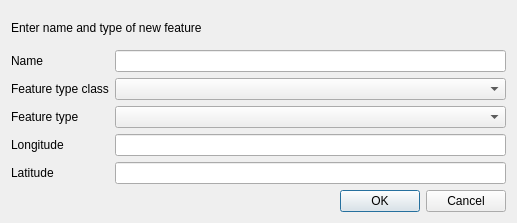
<?xml version="1.0" encoding="UTF-8"?>
<ui version="4.0">
 <class>NewFeatureDialog</class>
 <widget class="QDialog" name="NewFeatureDialog">
  <property name="windowModality">
   <enum>Qt::ApplicationModal</enum>
  </property>
  <property name="geometry">
   <rect>
    <x>0</x>
    <y>0</y>
    <width>517</width>
    <height>223</height>
   </rect>
  </property>
  <property name="windowTitle">
   <string>Create new feature</string>
  </property>
  <property name="modal">
   <bool>true</bool>
  </property>
  <layout class="QVBoxLayout" name="verticalLayout">
   <item>
    <widget class="QLabel" name="action_label">
     <property name="text">
      <string>Enter name and type of new feature</string>
     </property>
    </widget>
   </item>
   <item>
    <layout class="QFormLayout" name="formLayout">
     <property name="labelAlignment">
      <set>Qt::AlignLeading|Qt::AlignLeft|Qt::AlignTop</set>
     </property>
     <property name="formAlignment">
      <set>Qt::AlignLeading|Qt::AlignLeft|Qt::AlignVCenter</set>
     </property>
     <item row="0" column="0">
      <widget class="QLabel" name="nameLabel">
       <property name="text">
        <string>Name</string>
       </property>
      </widget>
     </item>
     <item row="2" column="0">
      <widget class="QLabel" name="lblFeatType">
       <property name="text">
        <string>Feature type</string>
       </property>
      </widget>
     </item>
     <item row="0" column="1">
      <widget class="QLineEdit" name="uFeatName"/>
     </item>
     <item row="2" column="1">
      <widget class="QComboBox" name="uFeatType"/>
     </item>
     <item row="1" column="0">
      <widget class="QLabel" name="label">
       <property name="text">
        <string>Feature type class</string>
       </property>
      </widget>
     </item>
     <item row="1" column="1">
      <widget class="QComboBox" name="uFeatTypeClass"/>
     </item>
     <item row="3" column="1">
      <widget class="QLineEdit" name="uLongitude"/>
     </item>
     <item row="3" column="0">
      <widget class="QLabel" name="label_2">
       <property name="text">
        <string>Longitude</string>
       </property>
      </widget>
     </item>
     <item row="4" column="0">
      <widget class="QLabel" name="label_3">
       <property name="text">
        <string>Latitude</string>
       </property>
      </widget>
     </item>
     <item row="4" column="1">
      <widget class="QLineEdit" name="uLatitude"/>
     </item>
    </layout>
   </item>
   <item>
    <widget class="QDialogButtonBox" name="buttonBox">
     <property name="orientation">
      <enum>Qt::Horizontal</enum>
     </property>
     <property name="standardButtons">
      <set>QDialogButtonBox::Cancel|QDialogButtonBox::Ok</set>
     </property>
    </widget>
   </item>
  </layout>
 </widget>
 <resources/>
 <connections>
  <connection>
   <sender>buttonBox</sender>
   <signal>accepted()</signal>
   <receiver>NewFeatureDialog</receiver>
   <slot>accept()</slot>
   <hints>
    <hint type="sourcelabel">
     <x>248</x>
     <y>254</y>
    </hint>
    <hint type="destinationlabel">
     <x>157</x>
     <y>274</y>
    </hint>
   </hints>
  </connection>
  <connection>
   <sender>buttonBox</sender>
   <signal>rejected()</signal>
   <receiver>NewFeatureDialog</receiver>
   <slot>reject()</slot>
   <hints>
    <hint type="sourcelabel">
     <x>316</x>
     <y>260</y>
    </hint>
    <hint type="destinationlabel">
     <x>286</x>
     <y>274</y>
    </hint>
   </hints>
  </connection>
 </connections>
</ui>
